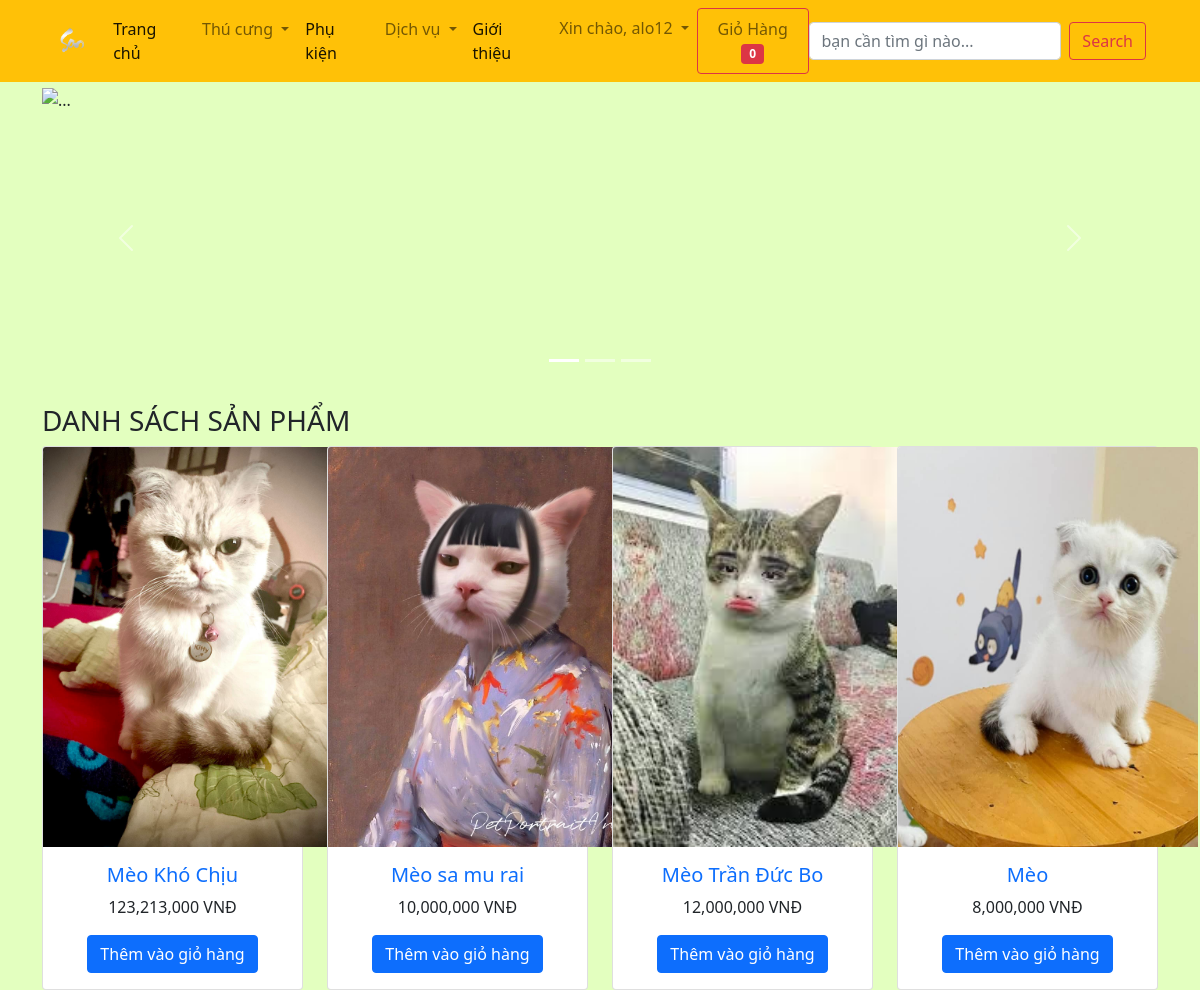
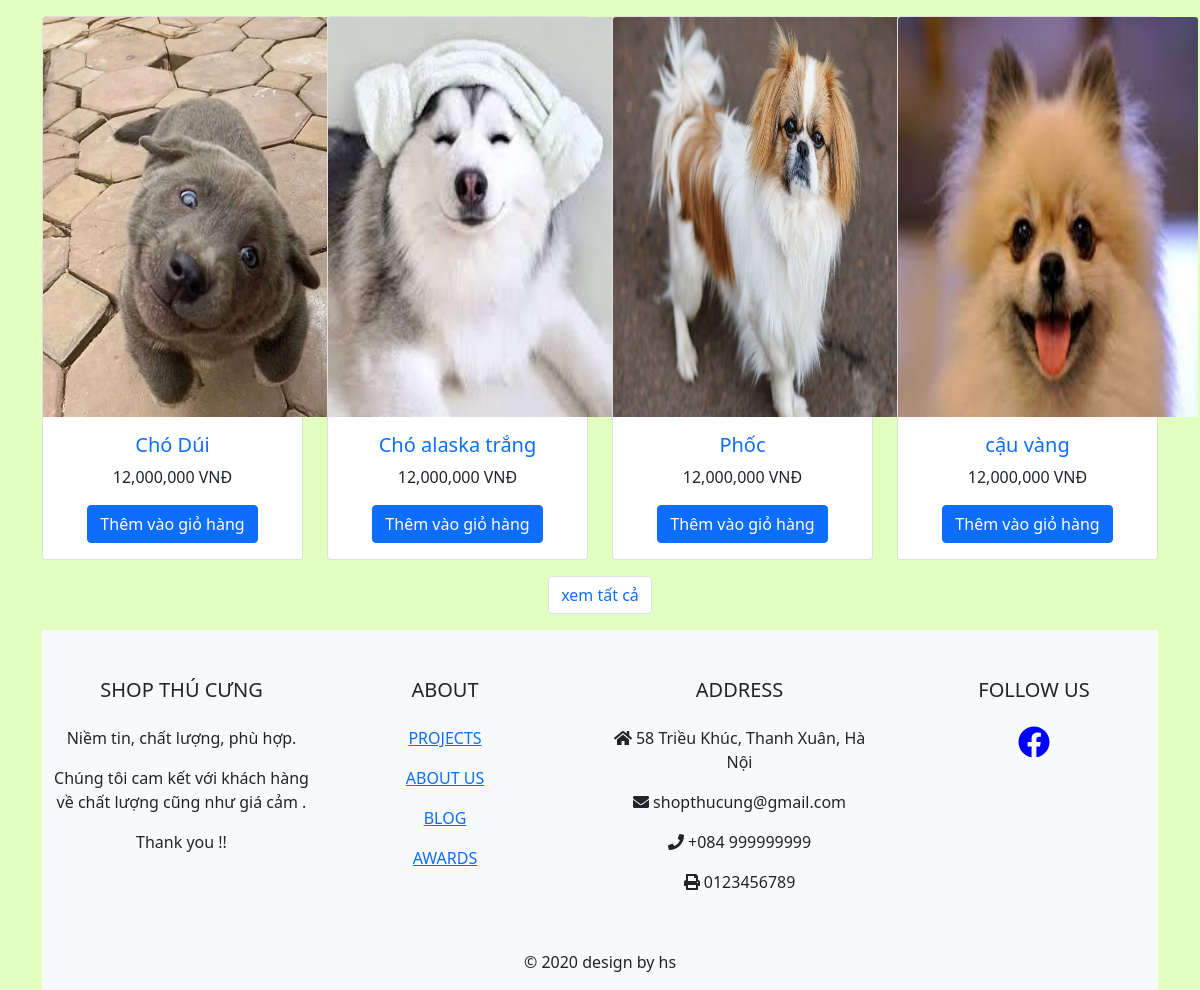
/index.php?c=dashboard&a=index (signed in), run on the app's committed database (2 pictures, top to bottom).
### tables this page shows
CREATE TABLE `quan_li_san_pham` (
  `id` int(11) NOT NULL,
  `ten_san_pham` varchar(255) NOT NULL,
  `anh_san_pham` varchar(255) NOT NULL,
  `gia` float NOT NULL,
  `so_luong` int(11) NOT NULL,
  `mo_ta` text NOT NULL,
  `tinh_trang` tinyint(1) NOT NULL,
  `id_loai_san_pham` int(11) NOT NULL
);

### public/index.php (called while the page is built)
<?php
require_once('route.php');

### public/dashboard.php (the view, shortened to what this page needs)
<?php
  $sql = "select * from quan_li_san_pham where tinh_trang = 1 limit 8";
  $rs = mysqli_query($conn, $sql);
?>
<div class="row mt-3">
  <h3>DANH SÁCH SẢN PHẨM</h3>
  <div class="col-md-12">
    <div class="row">
      <?php while ($each = mysqli_fetch_array($rs)) { ?>
        <div class="col-md-3 mb-3">
          <div class="card text-center">
            <img class="card-img-top" src="<?= $each['anh_san_pham'] ?>" alt="Card image cap" style="width: 300px; height: 400px;">
            <div class="card-body">
              <h5 class="card-title"><a href="index.php?c=xem_san_pham&a=xem_chi_tiet&ma_san_pham=<?php echo $each['id']?>" class="text-decoration-none"><?= $each['ten_san_pham'] ?></a></h5>
              <p class="card-text"><?= number_format($each['gia']) ?> VNĐ</p>
              <a href="index.php?c=gio_hang&a=them_gio_hang&id=<?= $each['id'] ?>" class="btn btn-primary">Thêm vào giỏ hàng</a>
            </div>
          </div>
        </div>
      <?php } ?>
    </div>
  </div>
</div>
<nav aria-label="Page navigation example">
  <ul class="pagination justify-content-center">
    <li class="page-item">
      <a class="page-link" href="index.php?c=xem_san_pham&a=xem_tat_ca">xem tất cả</a>
    </li>
  </ul>
</nav>

### public/layouts/style.css (style rules this page uses)
body { background-color: rgb(227, 255, 191) !important; }

### data on the page
quan_li_san_pham: anh_san_pham (picture), ten_san_pham "Mèo Khó Chịu", gia "123,213,000"
quan_li_san_pham: anh_san_pham (picture), ten_san_pham "Mèo sa mu rai", gia "10,000,000"
quan_li_san_pham: anh_san_pham (picture), ten_san_pham "Mèo Trần Đức Bo", gia "12,000,000"
quan_li_san_pham: anh_san_pham (picture), ten_san_pham "Mèo", gia "8,000,000"
quan_li_san_pham: anh_san_pham (picture), ten_san_pham "Chó Dúi", gia "12,000,000"
quan_li_san_pham: anh_san_pham (picture), ten_san_pham "Chó alaska trắng", gia "12,000,000"
quan_li_san_pham: anh_san_pham (picture), ten_san_pham "Phốc", gia "12,000,000"
quan_li_san_pham: anh_san_pham (picture), ten_san_pham "cậu vàng", gia "12,000,000"

### other printed values
$_SESSION['dang-nhap']['ten-dang-nhap'] "alo12"
